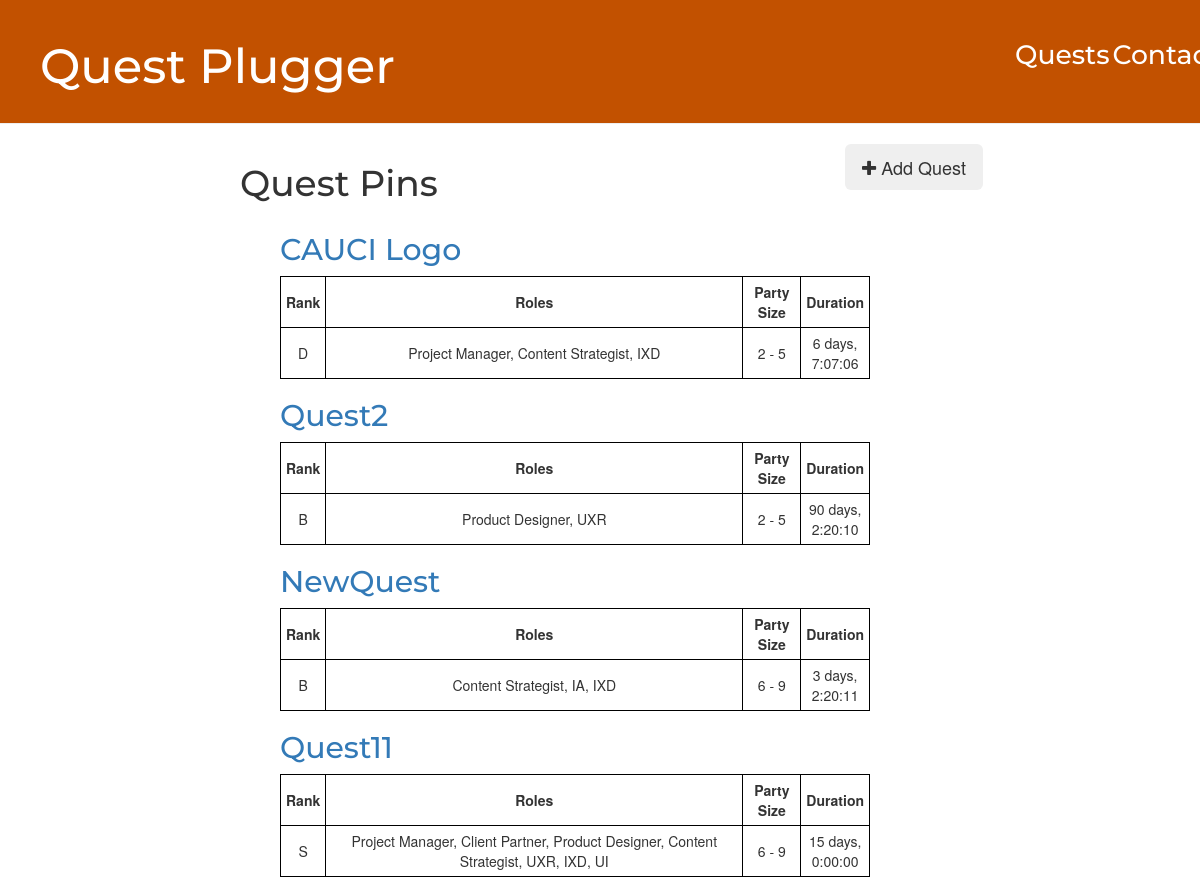
Page /quests/ (upper part) on the earlier database version.
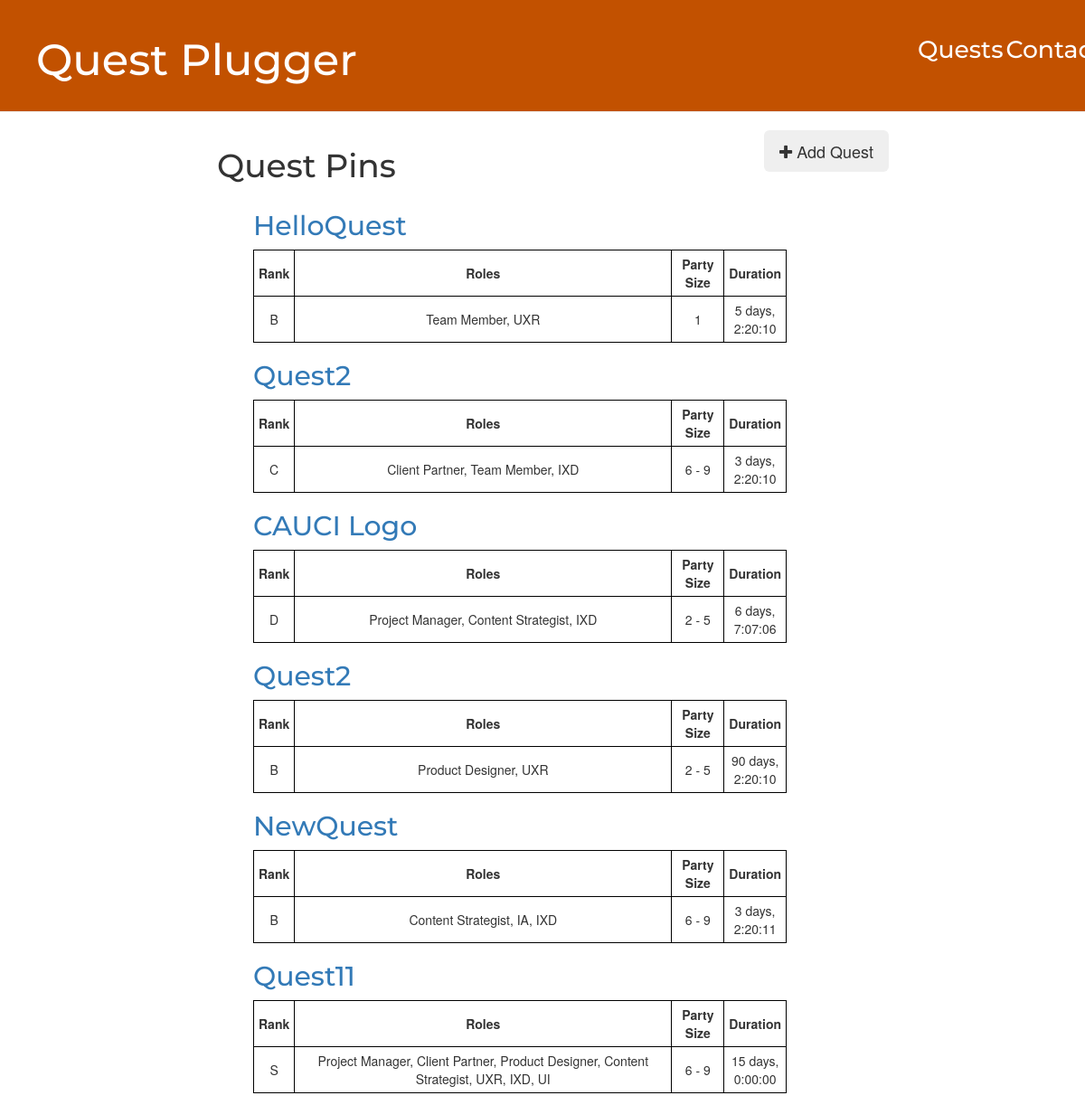
Same page on the later database version.
### quests/models.py (models this page shows, shortened)
class QuestPin(models.Model):
    name = models.CharField(max_length=75)
    rank = models.CharField(
        max_length=1,
        choices=RANK_CHOICES,
        default=F_RANK,
    )
    roles = MultiSelectField(
        choices=ROLE_CHOICES,
    )
    team_size = models.CharField(
        max_length=12,
        choices=TEAM_SZ_CHOICES,
        default=TEAM_SZ_SOLO,
    )
    duration = models.DurationField()

### quests/views.py (the view)
# urls.py: path('', index, name='contactForm'),
def index(request):
    quest_pin_list = QuestPin.objects.order_by('-id')
    template = loader.get_template('quests/index.html')
    context = {
        'quest_pin_list': quest_pin_list,
    }
    return HttpResponse(template.render(context, request))

### quests/templates/quests/index.html
{% extends 'base.html' %}
{% load static %}
{% block content %}
<link rel="stylesheet" type="text/css" href="{% static 'questform/style.css' %}">
    <div class="row">
        <div class=col-md-11>
            <h1>Quest Pins</h1>
        </div>
        <div class="col-md-1">
            <button class="btn btn-lg btn-dark" onclick="window.location.href = 'form/';"><i class="fa fa-plus"></i> Add Quest</button>
        </div>
    </div>
    {% if quest_pin_list %}
        <ul>
        {% for quest in quest_pin_list %}
            <li><h2><a href="quest/{{quest.id}}">{{quest.name}}</a></h2></li>
            <table style="width:100%">
                <tr>
                    <th>Rank</th>
                    <th>Roles</th>
                    <th>Party Size</th>
                    <th>Duration</th>
                </tr>
                <tr>
                    <td width="5%" >{{quest.rank}}</td>
                    <td width="75%">{{quest.roles}}</td>
                    <td width="10%">{{quest.team_size}}</td>
                    <td width="10%">{{quest.duration}}</td>
                </tr>
            </table>
        {% endfor %}
        </ul>
    {% else %}
        <p>No Quests </p>
    {% endif %}
{% endblock %}

Differences in the rows shown:
added QuestPin: name "HelloQuest", rank "B", roles "Team Member, UXR", team_size "1", duration "5 days, 2:20:10"
added QuestPin: name "Quest2", rank "C", roles "Client Partner, Team Member, IXD", team_size "6 - 9", duration "3 days, 2:20:10"
